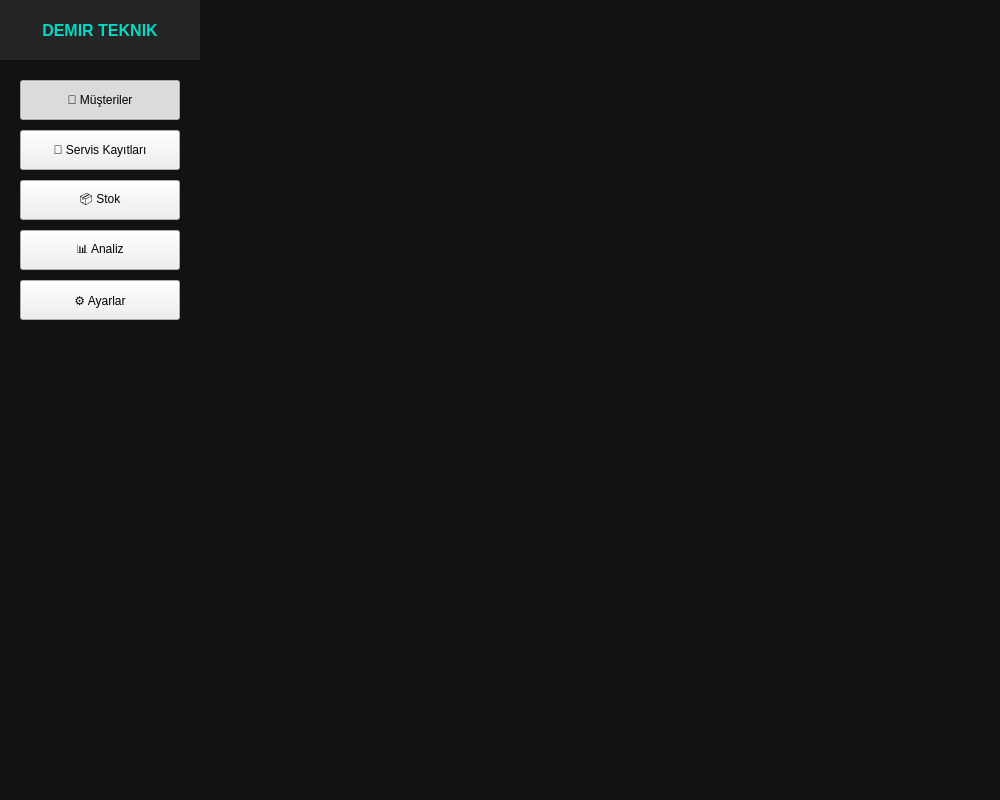
<?xml version="1.0" encoding="UTF-8"?>
<ui version="4.0">
 <class>CRM</class>
 <widget class="QMainWindow" name="CRM">
  <property name="geometry">
   <rect>
    <x>0</x>
    <y>0</y>
    <width>1000</width>
    <height>800</height>
   </rect>
  </property>
  <property name="minimumSize">
   <size>
    <width>1000</width>
    <height>800</height>
   </size>
  </property>
  <property name="windowTitle">
   <string>Demir Teknik CRM</string>
  </property>
  <property name="styleSheet">
   <string notr="true">QMainWindow {
    background-color: #121212;
    color: white;
}</string>
  </property>
  <widget class="QWidget" name="centralwidget">
   <layout class="QHBoxLayout" name="horizontalLayout" stretch="0,0">
    <property name="spacing">
     <number>0</number>
    </property>
    <property name="leftMargin">
     <number>0</number>
    </property>
    <property name="topMargin">
     <number>0</number>
    </property>
    <property name="rightMargin">
     <number>0</number>
    </property>
    <property name="bottomMargin">
     <number>0</number>
    </property>
    <item>
     <widget class="QWidget" name="sidebarWidget" native="true">
      <property name="minimumSize">
       <size>
        <width>200</width>
        <height>0</height>
       </size>
      </property>
      <property name="maximumSize">
       <size>
        <width>200</width>
        <height>16777215</height>
       </size>
      </property>
      <property name="styleSheet">
       <string notr="true">QWidget[sideBar=widget]{
    background-color: #1e1e1e;
}

QWidget#logoWidget {
    background-color: #252525;
}

QPushButton[sideBar=button] {
    background-color: transparent;
    color: #aaaaaa;
    border: none;
    text-align: left;
    padding-left: 10px;
    font-size: 14px;
}

QPushButton[sideBar=button]:hover {
    color: white;
}

QPushButton[sideBar=button]:checked  {
    background-color: #03dac6;
    color: #121212;
    border: none;
    border-radius: 8px;
    text-align: left;
    padding-left: 10px;
    font-size: 14px;
}

QLabel#logoLabel {
    color: #03dac6;
    font-weight: bold;
    font-size: 16px;
}
</string>
      </property>
      <layout class="QVBoxLayout" name="verticalLayout" stretch="0,0">
       <property name="spacing">
        <number>0</number>
       </property>
       <property name="leftMargin">
        <number>0</number>
       </property>
       <property name="topMargin">
        <number>0</number>
       </property>
       <property name="rightMargin">
        <number>0</number>
       </property>
       <property name="bottomMargin">
        <number>0</number>
       </property>
       <item>
        <widget class="QWidget" name="logoWidget" native="true">
         <property name="minimumSize">
          <size>
           <width>0</width>
           <height>60</height>
          </size>
         </property>
         <property name="maximumSize">
          <size>
           <width>16777215</width>
           <height>60</height>
          </size>
         </property>
         <property name="sideBar" stdset="0">
          <string>widget</string>
         </property>
         <layout class="QHBoxLayout" name="horizontalLayout_2">
          <item>
           <widget class="QLabel" name="logoLabel">
            <property name="text">
             <string>DEMIR TEKNIK</string>
            </property>
            <property name="alignment">
             <set>Qt::AlignmentFlag::AlignCenter</set>
            </property>
           </widget>
          </item>
         </layout>
        </widget>
       </item>
       <item>
        <widget class="QWidget" name="sidebar" native="true">
         <property name="sideBar" stdset="0">
          <string>widget</string>
         </property>
         <layout class="QVBoxLayout" name="menuLayout">
          <property name="spacing">
           <number>10</number>
          </property>
          <property name="leftMargin">
           <number>20</number>
          </property>
          <property name="topMargin">
           <number>20</number>
          </property>
          <property name="rightMargin">
           <number>20</number>
          </property>
          <item>
           <widget class="QPushButton" name="customerButton">
            <property name="minimumSize">
             <size>
              <width>0</width>
              <height>40</height>
             </size>
            </property>
            <property name="text">
             <string>👥 Müşteriler</string>
            </property>
            <property name="checkable">
             <bool>true</bool>
            </property>
            <property name="checked">
             <bool>true</bool>
            </property>
            <property name="autoRepeat">
             <bool>false</bool>
            </property>
            <property name="autoDefault">
             <bool>false</bool>
            </property>
            <property name="default">
             <bool>false</bool>
            </property>
            <property name="flat">
             <bool>false</bool>
            </property>
            <property name="sideBar" stdset="0">
             <string>button</string>
            </property>
            <attribute name="buttonGroup">
             <string notr="true">buttonGroup</string>
            </attribute>
           </widget>
          </item>
          <item>
           <widget class="QPushButton" name="serviceRecordsButton">
            <property name="minimumSize">
             <size>
              <width>0</width>
              <height>40</height>
             </size>
            </property>
            <property name="text">
             <string>🔧 Servis Kayıtları</string>
            </property>
            <property name="checkable">
             <bool>true</bool>
            </property>
            <property name="checked">
             <bool>false</bool>
            </property>
            <property name="sideBar" stdset="0">
             <string>button</string>
            </property>
            <attribute name="buttonGroup">
             <string notr="true">buttonGroup</string>
            </attribute>
           </widget>
          </item>
          <item>
           <widget class="QPushButton" name="stockButton">
            <property name="minimumSize">
             <size>
              <width>0</width>
              <height>40</height>
             </size>
            </property>
            <property name="text">
             <string>📦 Stok</string>
            </property>
            <property name="checkable">
             <bool>true</bool>
            </property>
            <property name="sideBar" stdset="0">
             <string>button</string>
            </property>
            <attribute name="buttonGroup">
             <string notr="true">buttonGroup</string>
            </attribute>
           </widget>
          </item>
          <item>
           <widget class="QPushButton" name="analysisButton">
            <property name="minimumSize">
             <size>
              <width>0</width>
              <height>40</height>
             </size>
            </property>
            <property name="text">
             <string>📊 Analiz</string>
            </property>
            <property name="checkable">
             <bool>true</bool>
            </property>
            <property name="checked">
             <bool>false</bool>
            </property>
            <property name="sideBar" stdset="0">
             <string>button</string>
            </property>
            <attribute name="buttonGroup">
             <string notr="true">buttonGroup</string>
            </attribute>
           </widget>
          </item>
          <item>
           <widget class="QPushButton" name="settingsButton">
            <property name="minimumSize">
             <size>
              <width>0</width>
              <height>40</height>
             </size>
            </property>
            <property name="text">
             <string>⚙️ Ayarlar</string>
            </property>
            <property name="checkable">
             <bool>true</bool>
            </property>
            <property name="checked">
             <bool>false</bool>
            </property>
            <property name="sideBar" stdset="0">
             <string>button</string>
            </property>
            <attribute name="buttonGroup">
             <string notr="true">buttonGroup</string>
            </attribute>
           </widget>
          </item>
          <item>
           <spacer name="sideBarSpacer">
            <property name="orientation">
             <enum>Qt::Orientation::Vertical</enum>
            </property>
            <property name="sizeHint" stdset="0">
             <size>
              <width>20</width>
              <height>40</height>
             </size>
            </property>
           </spacer>
          </item>
         </layout>
        </widget>
       </item>
      </layout>
     </widget>
    </item>
    <item>
     <widget class="QStackedWidget" name="pageStackedWidget">
      <property name="layoutDirection">
       <enum>Qt::LayoutDirection::LeftToRight</enum>
      </property>
     </widget>
    </item>
   </layout>
  </widget>
 </widget>
 <resources/>
 <connections/>
 <buttongroups>
  <buttongroup name="buttonGroup"/>
 </buttongroups>
</ui>
